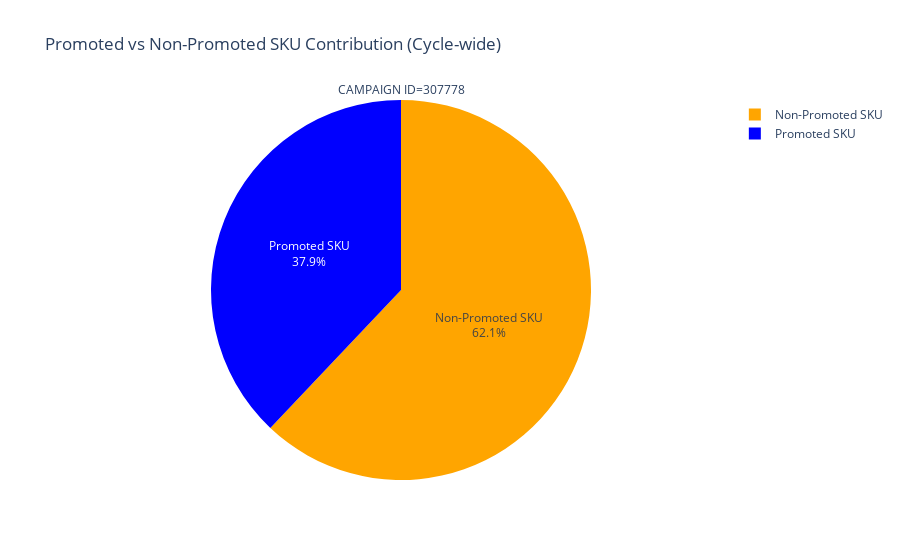

The notebook cell this image was saved under:
### Code cell
# Plotly 饼图
fig = px.pie(
    cycle_sales, 
    names='Category', 
    values='Sales Contribution (%)', 
    color='Category',
    facet_col='CAMPAIGN ID', 
    title='Promoted vs Non-Promoted SKU Contribution (Cycle-wide)',
    color_discrete_map={'Promoted SKU': 'blue', 'Non-Promoted SKU': 'orange'}
)
fig.update_traces(textinfo='percent+label')
fig.show()

### Figure 1 — Plotly figure (JSON) as saved in the notebook; plotly's stock layout.template omitted (floating-point values rounded to 4 significant figures)
{"data": [{"customdata": [["Non-Promoted SKU"], ["Promoted SKU"]], "domain": {"x": [0, 1], "y": [0, 1]}, "hovertemplate": "CAMPAIGN ID=307778<br>Category=%{customdata[0]}<br>Sales Contribution (%)=%{value}<extra></extra>", "labels": ["Non-Promoted SKU", "Promoted SKU"], "legendgroup": "", "marker": {"colors": ["orange", "blue"]}, "name": "", "showlegend": true, "textinfo": "percent+label", "type": "pie", "values": [62.07, 37.93]}], "layout": {"annotations": [{"font": {}, "showarrow": false, "text": "CAMPAIGN ID=307778", "x": 0.5, "xanchor": "center", "xref": "paper", "y": 1, "yanchor": "bottom", "yref": "paper"}], "legend": {"tracegroupgap": 0}, "title": {"text": "Promoted vs Non-Promoted SKU Contribution (Cycle-wide)"}}}
